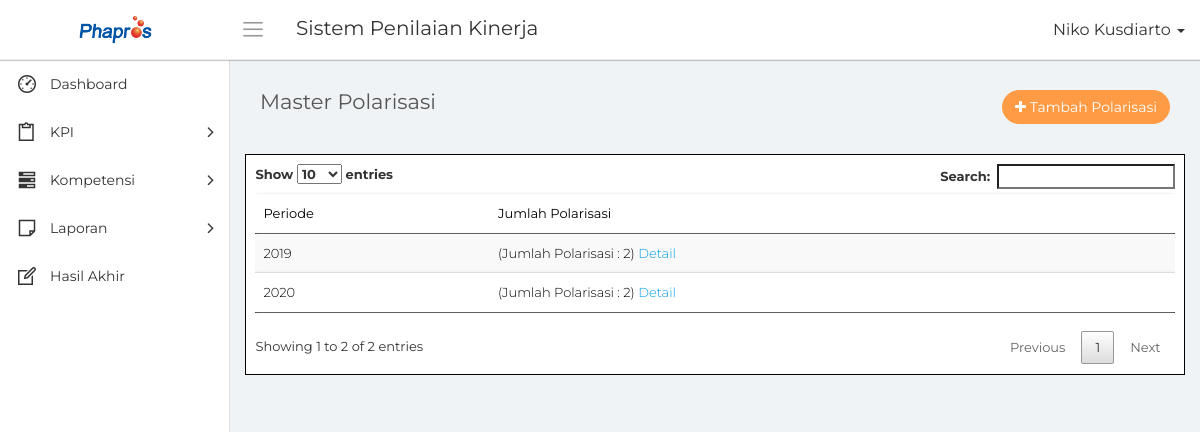
Before: /data_polarisasi.php (signed in) with the older database file.
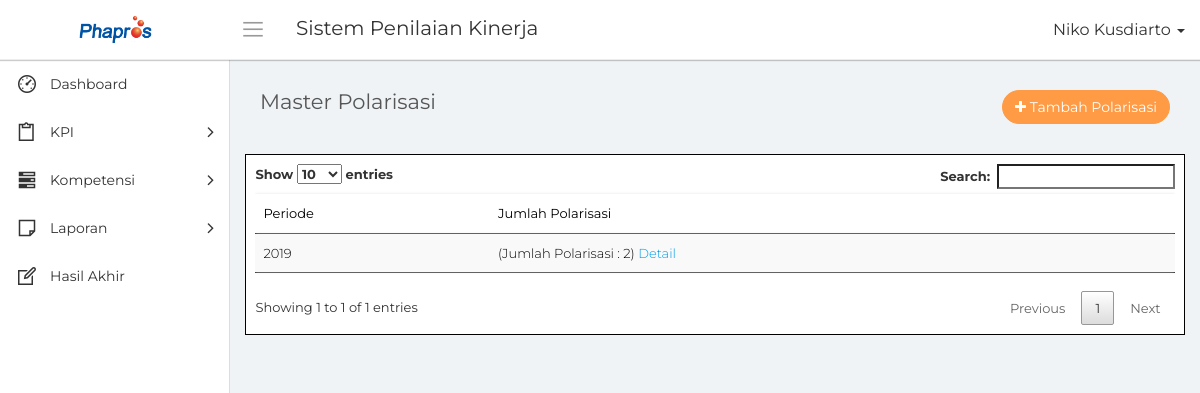
After: the same page with the newer database file.
### tables this page shows
CREATE TABLE `mst_periode` (
  `id_periode` bigint(20) NOT NULL,
  `tahun` int(10) NOT NULL,
  `status` int(5) NOT NULL
);

### conn/database.php (called while the page is built, shortened)
<?php
	class database{
		function __construct(){
			$this->connection = new mysqli('localhost', 'root', '','phapros_final');
		}
		function tampil_periode($id_periode = null){
			$hasil = [];
			if($id_periode == null)
				$query = $this->connection->query("SELECT * FROM mst_periode");
			else
				$query = $this->connection->query("SELECT * FROM mst_periode WHERE id_periode = '$id_periode'");
			while($tampil = $query->fetch_array())
				$hasil[] = $tampil;
			return $hasil;
		}
		function hitung_polarisasi($periode = null)
		{
			$query = $this->connection->query("SELECT * FROM mst_polarisasi WHERE id_periode = '$periode'");
			$jml = 0;
			while($tampil = $query->fetch_array())
				$jml = $jml+1;
			return $jml;
		}
	}
?>

### data_polarisasi.php (the view, shortened to what this page needs)
<?php
    include "conn/database.php";
    $db = new database();
    $nama = $_SESSION['nama'];
?>
<!DOCTYPE html>
<html>
    <head>
        <link rel="stylesheet" type="text/css" href="assets/css/bootstrap.min.css">
        <link rel="stylesheet" type="text/css" href="assets/css/font-awesome.min.css">
        <link rel="stylesheet" type="text/css" href="assets/css/line-awesome.min.css">
        <link rel="stylesheet" type="text/css" href="assets/css/datatables.min.css"/>
		<link rel="stylesheet" type="text/css" href="assets/css/select2.min.css">
		<link rel="stylesheet" type="text/css" href="assets/css/bootstrap-datetimepicker.min.css">
        <link rel="stylesheet" type="text/css" href="assets/css/style.css">
    </head>
    <body>
        <div class="main-wrapper">
            <div class="header">
				<div class="header-left">
                    <a href="index.php" class="logo">
						<img src="assets/img/logo.png" width="75" height="" alt="">
					</a>
                </div>
				<a id="toggle_btn" href="javascript:void(0);"><i class="la la-bars"></i></a>
                <div class="page-title-box pull-left">
					<h3>Sistem Penilaian Kinerja</h3>
                </div>
				<ul class="nav navbar-nav navbar-right user-menu pull-right">
					<li class="dropdown">
						<a href="" class="dropdown-toggle user-link" data-toggle="dropdown" title="Admin">
							<span>
                                <?php echo $nama; ?>
                            </span>
							<i class="caret"></i>
						</a>
					</li>
				</ul>
            </div>
            <div class="sidebar" id="sidebar">
                <div class="sidebar-inner slimscroll">
					<div id="sidebar-menu" class="sidebar-menu">
						<ul>
							<li>
								<a href="index.php"><i class="la la-dashboard"></i> <span>Dashboard</span></a>
							</li>
                            <li class="submenu">
								<a href="#"><i class="la la-clipboard"></i> <span> KPI</span> <span class="menu-arrow"></span></a>
							</li>
							<li class="submenu">
								<a href="#"><i class="la la-tasks"></i> <span> Kompetensi</span> <span class="menu-arrow"></span></a>
							</li>
                            <li class="submenu">
                                <a href="#"><i class="la la-sticky-note-o"></i> <span> Laporan</span> <span class="menu-arrow"></span></a>
							</li>
                            <li class="">
								<a href="hasil_akhir.php"><i class="la la-edit"></i> <span>Hasil Akhir</span></a>
							</li>
						</ul>
					</div>
                </div>
            </div>
            <div class="page-wrapper">
                <div class="content container-fluid">
					<div class="row">
						<div class="col-xs-8">
							<h4 class="page-title">Master Polarisasi</h4>
						</div>
						<div class="col-xs-4 text-right m-b-30">
							<a href="#" class="btn btn-primary rounded pull-right" data-toggle="modal" data-target="#add_ticket"><i class="fa fa-plus"></i> Tambah Polarisasi</a>
						</div>
					</div>
					<div class="row">
						<div class="col-md-12" style="border:1px solid black;color:black; background-color:white; padding:1%;">
							<div class="table-responsive">
								<table class="table table-striped custom-table m-b-0 display" id="tabel">
									<thead>
										<tr>
											<th>Periode</th>
                                            <th>Jumlah Polarisasi</th>
										</tr>
									</thead>
									<tbody>
                                    <?php
                                        foreach($db->tampil_periode() as $data)
                                        {
                                    ?>
                                            <tr>
                                                <td><?php echo $data['tahun']; ?></td>
                                                <td>(Jumlah Polarisasi : <?php echo ($db->hitung_polarisasi($data['id_periode'])); ?>) <a href="detail_polarisasi.php?id_periode=<?php echo $data['id_periode']; ?>">Detail</a></td>
                                            </tr>
                                    <?php
                                        }
                                    ?>
									</tbody>
								</table>
							</div>
						</div>
					</div>
                </div>
            </div>
        </div>
    </body>
</html>

Changed rows visible on the page:
removed mst_periode: tahun "2020", hitung_polarisasi "2"
Other visible differences:
text written by a page script: "Show entries Search: Showing 1 to 2 of 2 entries Previous 1 Next" → "Show entries Search: Showing 1 to 1 of 1 entries Previous 1 Next"
